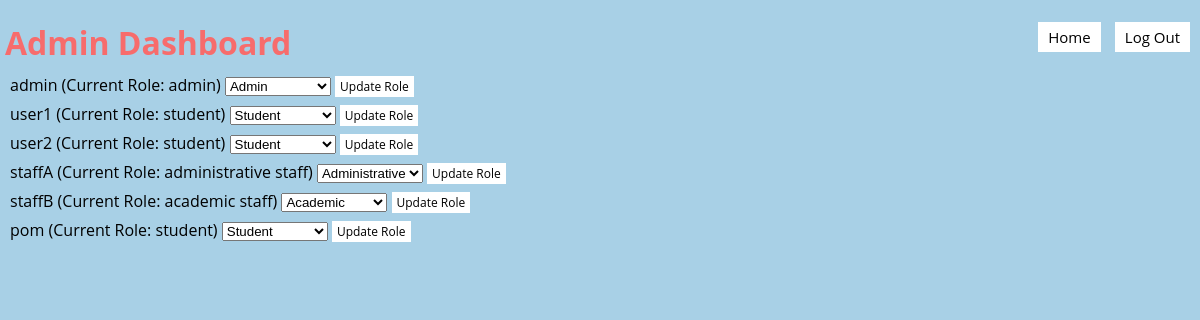
Screenshot of /admin-panel (signed in) with the database file from the repository.
### models.py (models this page shows)
class Base(DeclarativeBase):
    pass

class User(Base):
    __tablename__ = "user"
    username: Mapped[str] = mapped_column(String, primary_key=True)
    password: Mapped[str] = mapped_column(String)
    salt: Mapped[str] = mapped_column(String)
    failed_attempts: Mapped[int] = mapped_column(Integer, default=0)
    lockout_until: Mapped[datetime] = mapped_column(DateTime, nullable=True)
    role: Mapped[RoleType] = mapped_column(Enum(RoleType), nullable=False)
    online: Mapped[bool] = mapped_column(Boolean, default=False)
    muted: Mapped[bool] = mapped_column(Boolean, default=False)

### app.py (the view)
@app.route('/admin-panel')
def admin_panel():
    username = session.get('username')
    if not username:
        flash('You must be logged in to access the admin panel.')
        return redirect(url_for('login'))
    user = db.get_user(username)
    user_role = user.role.name if hasattr(user.role, 'name') else str(user.role)
    if user is None or user_role != 'ADMIN':
        flash('You do not have permission to access the admin panel.')
        return redirect(url_for('home'))
    print("User Role:", user.role)  # Print the enum or string directly
    users = db.get_all_users()
    return render_template('admin_panel.jinja', username=username, users=users)

### app.py (called while the page is built)
def csp_policy_string(policy_dict):
    return "; ".join([f"{key} {' '.join(val) if isinstance(val, list) else val}" for key, val in policy_dict.items()])

@app.after_request
def apply_csp(response):
    policy = {
    "default-src": "'self'",
    "script-src": [
        "'self'",
        "https://cdnjs.cloudflare.com",  # Allow scripts from CDN for Crypto-JS
        "https://cdn.jsdelivr.net",
        "'unsafe-inline'"
    ],
    "style-src": "'self' 'unsafe-inline'",  # Allows inline styles;
    "img-src": "'self'",
    "connect-src": "'self'",  # Restricts the URLs which can be loaded using script interfaces
    "font-src": "'self'",  # Fonts loading
    "object-src": "'none'",  # Prevents object, embed, and applet elements from rendering
    "frame-ancestors": "'none'"  # Protects against clickjacking
}
    response.headers['Content-Security-Policy'] = csp_policy_string(policy)
    return response

### db.py (called while the page is built)
def get_user(username: str):
    with Session(engine) as session:
        return session.get(User, username)

def get_all_users():
    with Session(engine) as session:
        return session.query(User).all()

### templates/admin_panel.jinja (shortened to what this page needs)
{% extends 'base.jinja' %}
{% block content %}
<div class="header">
    <h1>Admin Dashboard</h1>
    <div class="buttons">
        <button onclick="location.href='{{ url_for('home') }}'">Home</button>
        <button onclick="confirmLogout()">Log Out</button>
    </div>
</div>
{% for user in users %}
<form class="role-update-form" action="{{ url_for('update_user_role') }}" method="post" onsubmit="updateUserRole(event)">
    <div>
        <label>{{ user.username }} (Current Role: {{ user.role.value }})</label>
        <select name="new_role">
            <option value="student" {% if user.role.name == 'STUDENT' %}selected{% endif %}>Student</option>
            <option value="academic" {% if user.role.name == 'ACADEMIC' %}selected{% endif %}>Academic</option>
            <option value="administrative" {% if user.role.name == 'ADMINISTRATIVE' %}selected{% endif %}>Administrative</option>
            <option value="admin" {% if user.role.name == 'ADMIN' %}selected{% endif %}>Admin</option>
        </select>
        <button type="submit" class="update-button">Update Role</button>
    </div>
</form>
{% endfor %}
{% endblock %}

### templates/admin_panel.jinja (style rules this page uses)
html, body { margin-left: 10px; margin: 0; padding: 0; display: flex; flex-direction: column; font-family: 'Open Sans', sans-serif; background-color: #A8D0E6; overflow: auto }
h1 { margin-left: 5px; margin-bottom: 10px; height: 100%; font-family: 'Open Sans', sans-serif; color: #F76C6c; }
.role-update-form { margin-left: 10px; }
.role-update-form div { margin-bottom: 6px; }
button { font-family: 'Open Sans', sans-serif; padding: 5px 10px; background-color: white; color: black; border: none; cursor: pointer; text-align: center; text-decoration: none; display: inline-block; margin-right: 10px; font-size: 15px; transition: background-color 0.3s, color 0.3s; }
.update-button { padding: 2px 5px; background-color: white; color: black; font-size: 12px; transition: background-color 0.2s, box-shadow 0.2s; }
.header { display: flex; justify-content: space-between; align-items: center; width: 100%; }

### rows the page displays
User: username "admin", role.value "admin", new_role "Admin"
User: username "user1", role.value "student", new_role "Student"
User: username "user2", role.value "student", new_role "Student"
User: username "staffA", role.value "administrative staff", new_role "Administrative"
User: username "staffB", role.value "academic staff", new_role "Academic"
User: username "pom", role.value "student", new_role "Student"
